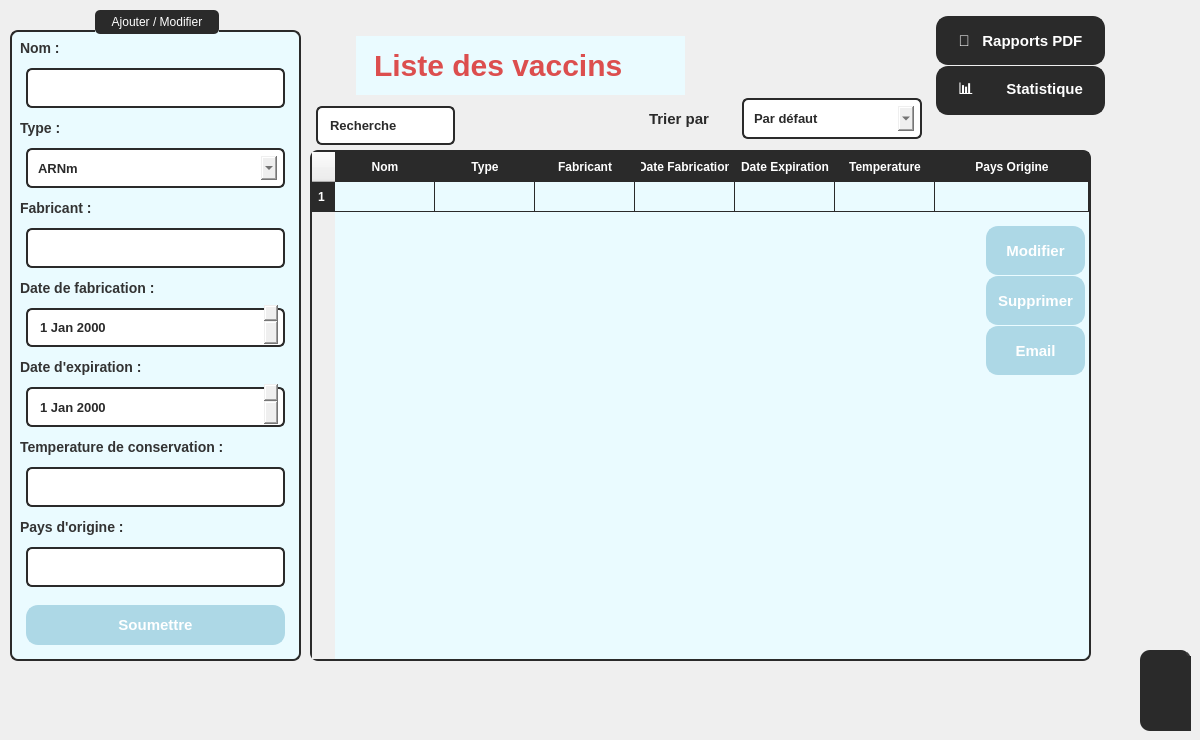
        <widget class="QWidget" name="Labo_21">
         <property name="styleSheet">
          <string notr="true">color : black;</string>
         </property>
         <widget class="QLabel" name="label_339">
          <property name="geometry">
           <rect>
            <x>350</x>
            <y>30</y>
            <width>341</width>
            <height>71</height>
           </rect>
          </property>
          <property name="styleSheet">
           <string notr="true"> color: rgb(220, 78, 78);
    padding: 10px;
    margin: 6px;
    font-size: 30px;
    font-weight: bold;
background-color: rgb(234, 251, 255); 

</string>
          </property>
          <property name="text">
           <string>Liste des vaccins</string>
          </property>
         </widget>
         <widget class="QWidget" name="popupWidget_21" native="true">
          <property name="geometry">
           <rect>
            <x>1140</x>
            <y>650</y>
            <width>51</width>
            <height>81</height>
           </rect>
          </property>
          <property name="styleSheet">
           <string notr="true">QWidget {
    background-color: #2a2a2a;
    border-right: 2px solid #3a3a3a;
    border-radius: 10px;
}

QPushButton {
    background-color: #3a3a3a;
    color: #ffffff;
    border: none;
    padding: 10px;
    margin: 5px;
    border-radius: 10px;
}

QPushButton:hover {
    background-color: #4a4a4a;
}

QPushButton:pressed {
    background-color: #666666;
}

QListWidget {
    background-color: #2a2a2a;
    color: #ffffff;
    border: none;
    border-radius: 10px;
}

QListWidget::item {
    padding: 8px;
    border-radius: 10px;
}

QListWidget::item:selected {
    background-color: #4a4a4a;
}

QScrollBar:vertical {
    border: none;
    background: #2a2a2a;
    width: 8px;
    margin: 0px 0px 0px 0px;
    border-radius: 10px;
}

QScrollBar::handle:vertical {
    background: #555555;
    border-radius: 10px;
}

QScrollBar::handle:vertical:hover {
    background: #777777;
}

QScrollBar::add-line:vertical, QScrollBar::sub-line:vertical {
    border: none;
    background: none;
}
</string>
          </property>
          <widget class="QPushButton" name="pushButton_63">
           <property name="geometry">
            <rect>
             <x>30</x>
             <y>70</y>
             <width>111</width>
             <height>51</height>
            </rect>
           </property>
           <property name="styleSheet">
            <string notr="true">QPushButton {
    background-color: #2a2a2a;
    color: #ffffff;
    border: 2px solid #2a2a2a;
    padding: 10px;
    margin: 6px;
    border-radius: 12px;
    font-size: 11px;
    font-weight: bold;
    text-transform: uppercase;
    transition: all 0.3s ease-in-out;
}

QPushButton:hover {
    background-color: #606060;
    border-color: #777777;
}

QPushButton:pressed {
    background-color: #787878;
    border-color: #909090;
}

QPushButton:disabled {
    background-color: #353535;
    color: #ffffff;
    border-color: #444444;
}
</string>
           </property>
           <property name="text">
            <string>testtt</string>
           </property>
          </widget>
          <widget class="QPushButton" name="pushButton_64">
           <property name="geometry">
            <rect>
             <x>20</x>
             <y>0</y>
             <width>131</width>
             <height>61</height>
            </rect>
           </property>
           <property name="styleSheet">
            <string notr="true">QPushButton {
    background-color: #2a2a2a;
    color: #ffffff;
    border: 2px solid #2a2a2a;
    padding: 10px;
    margin: 6px;
    border-radius: 12px;
    font-size: 11px;
    font-weight: bold;
    text-transform: uppercase;
    transition: all 0.3s ease-in-out;
}

QPushButton:hover {
    background-color: #606060;
    border-color: #777777;
}

QPushButton:pressed {
    background-color: #787878;
    border-color: #909090;
}

QPushButton:disabled {
    background-color: #353535;
    color: #ffffff;
    border-color: #444444;
}
</string>
           </property>
           <property name="text">
            <string>testtt</string>
           </property>
          </widget>
          <widget class="QPushButton" name="pushButton_65">
           <property name="geometry">
            <rect>
             <x>20</x>
             <y>30</y>
             <width>131</width>
             <height>61</height>
            </rect>
           </property>
           <property name="styleSheet">
            <string notr="true">QPushButton {
    background-color: #2a2a2a;
    color: #ffffff;
    border: 2px solid #2a2a2a;
    padding: 10px;
    margin: 6px;
    border-radius: 12px;
    font-size: 11px;
    font-weight: bold;
    text-transform: uppercase;
    transition: all 0.3s ease-in-out;
}

QPushButton:hover {
    background-color: #606060;
    border-color: #777777;
}

QPushButton:pressed {
    background-color: #787878;
    border-color: #909090;
}

QPushButton:disabled {
    background-color: #353535;
    color: #ffffff;
    border-color: #444444;
}
</string>
           </property>
           <property name="text">
            <string>testtt</string>
           </property>
          </widget>
         </widget>
         <widget class="QTableWidget" name="tableau5_2">
          <property name="geometry">
           <rect>
            <x>310</x>
            <y>150</y>
            <width>781</width>
            <height>511</height>
           </rect>
          </property>
          <property name="minimumSize">
           <size>
            <width>781</width>
            <height>0</height>
           </size>
          </property>
          <property name="maximumSize">
           <size>
            <width>781</width>
            <height>511</height>
           </size>
          </property>
          <property name="layoutDirection">
           <enum>Qt::LayoutDirection::LeftToRight</enum>
          </property>
          <property name="autoFillBackground">
           <bool>false</bool>
          </property>
          <property name="styleSheet">
           <string notr="true">QTableWidget {
    background-color: rgb(234, 251, 255);
    border: 2px solid #2a2a2a;
    border-radius: 8px;
    gridline-color: #2a2a2a;
    selection-background-color: #2a2a2a;
    selection-color: white;
}

QHeaderView::section {
    background-color: #2a2a2a;
    color: white;
    padding: 5px;
    border: 1px solid #2a2a2a;
    font-weight: bold;
}

QTableWidget QTableCornerButton::section {
    background-color: #2a2a2a;
    border: 1px solid #2a2a2a;
}

QTableWidget::item {
    padding: 5px;
}

QTableWidget::item:selected {
    background-color: #2a2a2a;
    color: white;
}

QTableWidget::item:hover {
    background-color: rgb(200, 240, 250);
}
</string>
          </property>
          <property name="lineWidth">
           <number>144</number>
          </property>
          <property name="sizeAdjustPolicy">
           <enum>QAbstractScrollArea::SizeAdjustPolicy::AdjustToContents</enum>
          </property>
          <attribute name="horizontalHeaderStretchLastSection">
           <bool>true</bool>
          </attribute>
          <row/>
          <column>
           <property name="text">
            <string>Nom</string>
           </property>
          </column>
          <column>
           <property name="text">
            <string>Type</string>
           </property>
          </column>
          <column>
           <property name="text">
            <string>Fabricant</string>
           </property>
          </column>
          <column>
           <property name="text">
            <string>Date Fabrication</string>
           </property>
          </column>
          <column>
           <property name="text">
            <string>Date Expiration</string>
           </property>
          </column>
          <column>
           <property name="text">
            <string>Temperature</string>
           </property>
          </column>
          <column>
           <property name="text">
            <string>Pays Origine</string>
           </property>
          </column>
         </widget>
         <widget class="QLineEdit" name="lineEdit_119">
          <property name="geometry">
           <rect>
            <x>310</x>
            <y>100</y>
            <width>151</width>
            <height>51</height>
           </rect>
          </property>
          <property name="styleSheet">
           <string notr="true">border: 2px solid #2a2a2a ; /* Blue border */
        border-radius: 6px;
        padding: 5px 8px;
 color: #2a2a2a  ;
    padding: 10px;
    margin: 6px;
    font-size: 13px;
    font-weight: bold;
        selection-background-color: #cce5ff; /* Light blue selection */

text : search
</string>
          </property>
          <property name="text">
           <string>Recherche</string>
          </property>
         </widget>
         <widget class="QPushButton" name="pushButton_183">
          <property name="geometry">
           <rect>
            <x>980</x>
            <y>220</y>
            <width>111</width>
            <height>61</height>
           </rect>
          </property>
          <property name="styleSheet">
           <string notr="true">QPushButton {
    background-color: rgb(173, 216, 230);
    color: #ffffff;
    border: 2px solid rgb(173, 216, 230);
    padding: 10px;
    margin: 6px;
    border-radius: 12px;
    font-size: 15px;
    font-weight: bold;
    transition: all 0.3s ease-in-out;
}

QPushButton:hover {
    background-color: #606060;
    border-color: #777777;
}

QPushButton:pressed {
    background-color: #787878;
    border-color: #909090;
}

QPushButton:disabled {
    background-color: #353535;
    color: #ffffff;
    border-color: #444444;
}
</string>
          </property>
          <property name="text">
           <string>Modifier</string>
          </property>
         </widget>
         <widget class="QPushButton" name="pushButton_184">
          <property name="geometry">
           <rect>
            <x>980</x>
            <y>270</y>
            <width>111</width>
            <height>61</height>
           </rect>
          </property>
          <property name="styleSheet">
           <string notr="true">QPushButton {
    background-color: rgb(173, 216, 230);
    color: #ffffff;
    border: 2px solid rgb(173, 216, 230);
    padding: 10px;
    margin: 6px;
    border-radius: 12px;
    font-size: 15px;
    font-weight: bold;
    transition: all 0.3s ease-in-out;
}

QPushButton:hover {
    background-color: #606060;
    border-color: #777777;
}

QPushButton:pressed {
    background-color: #787878;
    border-color: #909090;
}

QPushButton:disabled {
    background-color: #353535;
    color: #ffffff;
    border-color: #444444;
}
</string>
          </property>
          <property name="text">
           <string>Supprimer</string>
          </property>
         </widget>
         <widget class="QPushButton" name="btnvaccins3_2">
          <property name="geometry">
           <rect>
            <x>930</x>
            <y>10</y>
            <width>181</width>
            <height>61</height>
           </rect>
          </property>
          <property name="styleSheet">
           <string notr="true">QPushButton {
    background-color: #2a2a2a   ;
    color: #ffffff;
    border: 2px solid #2a2a2a   ;
    padding: 10px;
    margin: 6px;
    border-radius: 12px;
    font-size: 15px;
    font-weight: bold;
    transition: all 0.3s ease-in-out;
}

QPushButton:hover {
    background-color: #606060;
    border-color: #777777;
}

QPushButton:pressed {
    background-color: #787878;
    border-color: #909090;
}

QPushButton:disabled {
    background-color: #353535;
    color: #ffffff;
    border-color: #444444;
}
</string>
          </property>
          <property name="text">
           <string>📑   Rapports PDF</string>
          </property>
          <property name="icon">
           <iconset>
            <normaloff>:/new/prefix1/icons/microscope_4131002.png</normaloff>:/new/prefix1/icons/microscope_4131002.png</iconset>
          </property>
          <property name="checkable">
           <bool>true</bool>
          </property>
          <property name="autoExclusive">
           <bool>true</bool>
          </property>
         </widget>
         <widget class="QPushButton" name="btnvaccins2_2">
          <property name="geometry">
           <rect>
            <x>930</x>
            <y>60</y>
            <width>181</width>
            <height>61</height>
           </rect>
          </property>
          <property name="styleSheet">
           <string notr="true">QPushButton {
    background-color: #2a2a2a   ;
    color: #ffffff;
    border: 2px solid #2a2a2a   ;
    padding: 10px;
    margin: 6px;
    border-radius: 12px;
    font-size: 15px;
    font-weight: bold;
    transition: all 0.3s ease-in-out;
}

QPushButton:hover {
    background-color: #606060;
    border-color: #777777;
}

QPushButton:pressed {
    background-color: #787878;
    border-color: #909090;
}

QPushButton:disabled {
    background-color: #353535;
    color: #ffffff;
    border-color: #444444;
}
</string>
          </property>
          <property name="text">
           <string>📊        Statistique</string>
          </property>
          <property name="icon">
           <iconset>
            <normaloff>:/new/prefix1/icons/microscope_4131002.png</normaloff>:/new/prefix1/icons/microscope_4131002.png</iconset>
          </property>
          <property name="checkable">
           <bool>true</bool>
          </property>
          <property name="autoExclusive">
           <bool>true</bool>
          </property>
         </widget>
         <widget class="QWidget" name="layoutWidget_41">
          <property name="geometry">
           <rect>
            <x>537</x>
            <y>90</y>
            <width>391</width>
            <height>57</height>
           </rect>
          </property>
          <layout class="QHBoxLayout" name="horizontalLayout_21">
           <property name="spacing">
            <number>7</number>
           </property>
           <item alignment="Qt::AlignmentFlag::AlignRight">
            <widget class="QLabel" name="label_340">
             <property name="styleSheet">
              <string notr="true"> color: #2a2a2a  ;
    padding: 10px;
    margin: 6px;
    font-size: 15px;
    font-weight: bold;
 </string>
             </property>
             <property name="text">
              <string>Trier par</string>
             </property>
            </widget>
           </item>
           <item>
            <widget class="QComboBox" name="comboBox_39">
             <property name="styleSheet">
              <string notr="true">border: 2px solid #2a2a2a ; /* Blue border */
        border-radius: 6px;
        padding: 5px 8px;
 color: #2a2a2a  ;
    padding: 10px;
    margin: 6px;
    font-size: 13px;
    font-weight: bold;
        selection-background-color: #cce5ff; /* Light blue selection */

text : search
</string>
             </property>
             <item>
              <property name="text">
               <string>Par défaut</string>
              </property>
             </item>
             <item>
              <property name="text">
               <string>Date de fabrication</string>
              </property>
             </item>
            </widget>
           </item>
          </layout>
         </widget>
         <widget class="QPushButton" name="pushButton_185">
          <property name="geometry">
           <rect>
            <x>980</x>
            <y>320</y>
            <width>111</width>
            <height>61</height>
           </rect>
          </property>
          <property name="styleSheet">
           <string notr="true">QPushButton {
    background-color: rgb(173, 216, 230);
    color: #ffffff;
    border: 2px solid rgb(173, 216, 230);
    padding: 10px;
    margin: 6px;
    border-radius: 12px;
    font-size: 15px;
    font-weight: bold;
    transition: all 0.3s ease-in-out;
}

QPushButton:hover {
    background-color: #606060;
    border-color: #777777;
}

QPushButton:pressed {
    background-color: #787878;
    border-color: #909090;
}

QPushButton:disabled {
    background-color: #353535;
    color: #ffffff;
    border-color: #444444;
}
</string>
          </property>
          <property name="text">
           <string>Email</string>
          </property>
         </widget>
         <widget class="QGroupBox" name="groupBox_24">
          <property name="geometry">
           <rect>
            <x>10</x>
            <y>10</y>
            <width>291</width>
            <height>651</height>
           </rect>
          </property>
          <property name="styleSheet">
           <string notr="true">QGroupBox {
    background-color: rgb(234, 251, 255);  /* Light blue background */
    border: 2px solid #2a2a2a ;  /* Dark gray border */
    border-radius: 8px;         /* Rounded corners */
    margin-top: 20px;           /* Space for title */
    padding: 10px;
}
QGroupBox::title {
    subcontrol-origin: margin;
    subcontrol-position: top center;
    padding: 5px 15px;
    background-color: #2a2a2a  ;  /* Dark gray background */
    color: white  ;               /* White text */
    border-radius: 5px;
    font-weight: bold;
}</string>
          </property>
          <property name="title">
           <string>Ajouter / Modifier</string>
          </property>
          <widget class="QWidget" name="layoutWidget_42">
           <property name="geometry">
            <rect>
             <x>10</x>
             <y>30</y>
             <width>271</width>
             <height>611</height>
            </rect>
           </property>
           <layout class="QVBoxLayout" name="verticalLayout_24">
            <item>
             <widget class="QLabel" name="label_341">
              <property name="styleSheet">
               <string notr="true">font-size: 14px;
        font-weight: bold;
        color: #333; /* Dark gray text */
        background: transparent;</string>
              </property>
              <property name="text">
               <string>Nom :</string>
              </property>
             </widget>
            </item>
            <item>
             <widget class="QLineEdit" name="lineEdit_120">
              <property name="styleSheet">
               <string notr="true">border: 2px solid #2a2a2a ; /* Blue border */
        border-radius: 6px;
        padding: 5px 8px;
         color: #2a2a2a;
    padding: 10px;
    margin: 6px;
    font-size: 13px;
    font-weight: bold;
        selection-background-color: #cce5ff; /* Light blue selection */

</string>
              </property>
             </widget>
            </item>
            <item>
             <widget class="QLabel" name="label_342">
              <property name="styleSheet">
               <string notr="true">font-size: 14px;
        font-weight: bold;
        color: #333; /* Dark gray text */
        background: transparent;</string>
              </property>
              <property name="text">
               <string>Type :</string>
              </property>
             </widget>
            </item>
            <item>
             <widget class="QComboBox" name="comboBox_40">
              <property name="styleSheet">
               <string notr="true">border: 2px solid #2a2a2a ; /* Blue border */
        border-radius: 6px;
        padding: 5px 8px;
         color: #2a2a2a;
    padding: 10px;
    margin: 6px;
    font-size: 13px;
    font-weight: bold;
        selection-background-color: #cce5ff; /* Light blue selection */

text : search
</string>
              </property>
              <item>
               <property name="text">
                <string>ARNm</string>
               </property>
              </item>
              <item>
               <property name="text">
                <string>Virus inactivé</string>
               </property>
              </item>
             </widget>
            </item>
            <item>
             <widget class="QLabel" name="label_343">
              <property name="styleSheet">
               <string notr="true">font-size: 14px;
        font-weight: bold;
        color: #333; /* Dark gray text */
        background: transparent;</string>
              </property>
              <property name="text">
               <string>Fabricant :</string>
              </property>
             </widget>
            </item>
            <item>
             <widget class="QLineEdit" name="lineEdit_121">
              <property name="styleSheet">
               <string notr="true">border: 2px solid #2a2a2a ; /* Blue border */
        border-radius: 6px;
        padding: 5px 8px;
         color: #2a2a2a;
    padding: 10px;
    margin: 6px;
    font-size: 13px;
    font-weight: bold;
        selection-background-color: #cce5ff; /* Light blue selection */

</string>
              </property>
             </widget>
            </item>
            <item>
             <widget class="QLabel" name="label_344">
              <property name="styleSheet">
               <string notr="true">font-size: 14px;
        font-weight: bold;
        color: #333; /* Dark gray text */
        background: transparent;</string>
              </property>
              <property name="text">
               <string>Date de fabrication :</string>
              </property>
             </widget>
            </item>
            <item>
             <widget class="QDateEdit" name="dateEdit_20">
              <property name="styleSheet">
               <string notr="true">border: 2px solid #2a2a2a ; /* Blue border */
        border-radius: 6px;
        padding: 5px 8px;
         color: #2a2a2a;
    padding: 10px;
    margin: 6px;
    font-size: 13px;
    font-weight: bold;
        selection-background-color: #cce5ff; /* Light blue selection */


</string>
              </property>
             </widget>
            </item>
            <item>
             <widget class="QLabel" name="label_345">
              <property name="styleSheet">
               <string notr="true">font-size: 14px;
        font-weight: bold;
        color: #333; /* Dark gray text */
        background: transparent;</string>
              </property>
              <property name="text">
               <string>Date d'expiration :</string>
              </property>
             </widget>
            </item>
            <item>
             <widget class="QDateEdit" name="dateEdit_21">
              <property name="styleSheet">
               <string notr="true">border: 2px solid #2a2a2a ; /* Blue border */
        border-radius: 6px;
        padding: 5px 8px;
         color: #2a2a2a;
    padding: 10px;
    margin: 6px;
    font-size: 13px;
    font-weight: bold;
        selection-background-color: #cce5ff; /* Light blue selection */


</string>
              </property>
             </widget>
            </item>
            <item>
             <widget class="QLabel" name="label_346">
              <property name="styleSheet">
               <string notr="true">font-size: 14px;
        font-weight: bold;
        color: #333; /* Dark gray text */
        background: transparent;</string>
              </property>
              <property name="text">
               <string>Temperature de conservation :</string>
              </property>
             </widget>
            </item>
            <item>
             <widget class="QLineEdit" name="lineEdit_122">
              <property name="styleSheet">
               <string notr="true">border: 2px solid #2a2a2a ; /* Blue border */
        border-radius: 6px;
        padding: 5px 8px;
         color: #2a2a2a;
    padding: 10px;
    margin: 6px;
    font-size: 13px;
    font-weight: bold;
        selection-background-color: #cce5ff; /* Light blue selection */

</string>
              </property>
             </widget>
            </item>
            <item>
             <widget class="QLabel" name="label_347">
              <property name="styleSheet">
               <string notr="true">font-size: 14px;
        font-weight: bold;
        color: #333; /* Dark gray text */
        background: transparent;</string>
              </property>
              <property name="text">
               <string>Pays d'origine :</string>
              </property>
             </widget>
            </item>
            <item>
             <widget class="QLineEdit" name="lineEdit_123">
              <property name="styleSheet">
               <string notr="true">border: 2px solid #2a2a2a ; /* Blue border */
        border-radius: 6px;
        padding: 5px 8px;
         color: #2a2a2a;
    padding: 10px;
    margin: 6px;
    font-size: 13px;
    font-weight: bold;
        selection-background-color: #cce5ff; /* Light blue selection */

</string>
              </property>
             </widget>
            </item>
            <item>
             <widget class="QPushButton" name="pushButton_186">
              <property name="styleSheet">
               <string notr="true">QPushButton {
    background-color: rgb(173, 216, 230);
    color: #ffffff;
    border: 2px solid rgb(173, 216, 230);
    padding: 10px;
    margin: 6px;
    border-radius: 12px;
    font-size: 15px;
    font-weight: bold;
    transition: all 0.3s ease-in-out;
}

QPushButton:hover {
    background-color: #606060;
    border-color: #777777;
}

QPushButton:pressed {
    background-color: #787878;
    border-color: #909090;
}

QPushButton:disabled {
    background-color: #353535;
    color: #ffffff;
    border-color: #444444;
}
</string>
              </property>
              <property name="text">
               <string>Soumettre</string>
              </property>
             </widget>
            </item>
           </layout>
          </widget>
         </widget>
        </widget>
